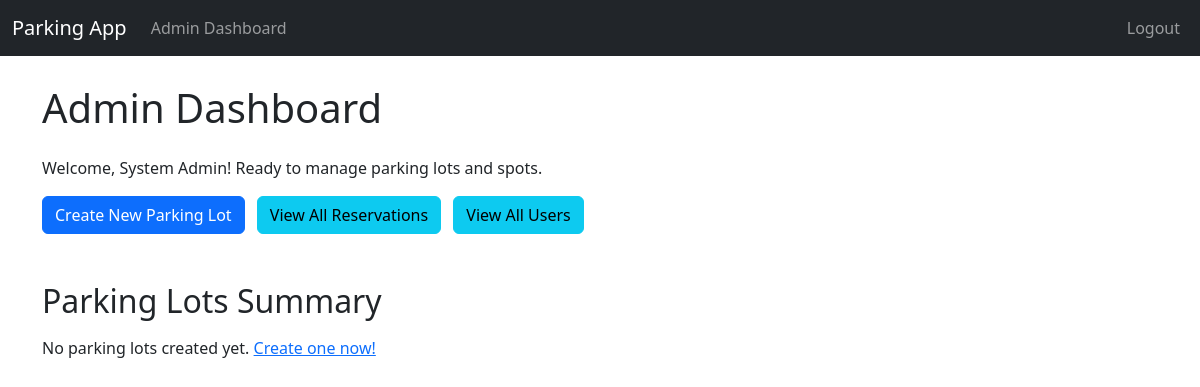
The app's page /admin_dashboard (signed in), older data.
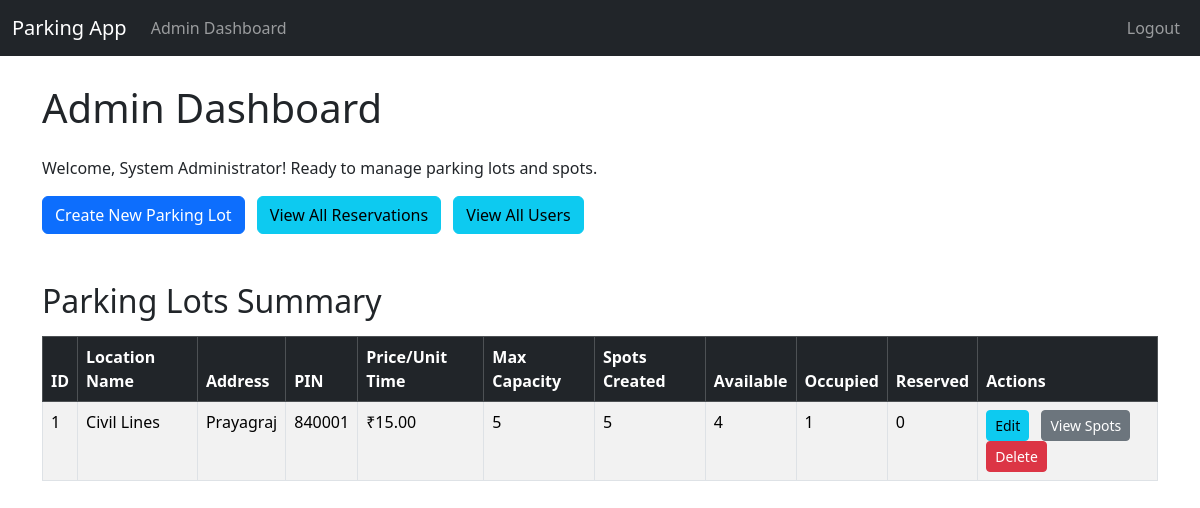
The same page, newer data.
### app.py (models this page shows, shortened)
class Admin(db.Model, UserMixin):
    id = db.Column(db.Integer, primary_key=True)
    email_id = db.Column(db.String(120), nullable=False, unique=True)
    password_hash = db.Column(db.String(255), nullable=False)
    fullname = db.Column(db.String(120))
    address = db.Column(db.String(200))
    pin_code = db.Column(db.String(10))

class ParkingLot(db.Model):
    id = db.Column(db.Integer,primary_key=True)
    prime_location_name = db.Column(db.String(120),nullable=False,unique=True)
    price_per_unit_time = db.Column(db.Float,nullable=False)
    address = db.Column(db.String(200),nullable=False)
    pin_code = db.Column(db.String(10),nullable=False)
    maximum_number_of_spots = db.Column(db.Integer,nullable=False)
    spots = db.relationship('ParkingSpot',backref = 'parking_lot', lazy = True, cascade = 'all, delete-orphan')

### app.py (the view)
@app.route('/admin_dashboard')
@login_required
def admin_dashboard():
    if not isinstance(current_user, Admin):
        flash('You must be administrator to access this page.','danger')
        return redirect(url_for('user_dashboard'))
    parking_lots = ParkingLot.query.all()
    lot_summaries = []
    for lot in parking_lots:
        total_spots_created = len(lot.spots)
        occupied_spots = len([s for s in lot.spots if s.status == 'occupied'])
        available_spots = len([s for s in lot.spots if s.status == 'available'])
        reserved_spots = len([s for s in lot.spots if s.status == 'reserved'])
        lot_summaries.append({
            'lot_id': lot.id,
            'prime_location_name': lot.prime_location_name,
            'address': lot.address,
            'maximum_number_of_spots': lot.maximum_number_of_spots,
            'total_spots_created': total_spots_created,
            'occupied_spots': occupied_spots,
            'available_spots': available_spots,
            'reserved_spots': reserved_spots,
            'price_per_unit_time': lot.price_per_unit_time,
            'pin_code': lot.pin_code
        })
    return render_template('admin_dashboard.html',lot_summaries=lot_summaries)

### app.py (called while the page is built)
@login_manager.user_loader
def load_user(user_id_str):
    if '_' in user_id_str:
        user_type, user_id = user_id_str.split('_',1)
        try:
            user_id=int(user_id)
        except ValueError:
            return None
        if user_type == 'user':
            return User.query.get(user_id)
        elif user_type == 'admin':
            return Admin.query.get(user_id)
    return None

### templates/admin_dashboard.html (shortened to what this page needs)
{% extends "base.html" %}
{% block content %}
    <h1 class="mb-4">Admin Dashboard</h1>
    <p>Welcome, {{ current_user.fullname }}! Ready to manage parking lots and spots.</p>
    <div class="row mb-4">
        <div class="col-md-6">
            <a href="{{ url_for('create_parking_lot') }}" class="btn btn-primary me-2">Create New Parking Lot</a>
            <a href="{{ url_for('admin_all_reservations') }}" class="btn btn-info me-2">View All Reservations</a>
            <a href="{{ url_for('admin_view_users') }}" class="btn btn-info">View All Users</a>
        </div>
    </div>
    <h2 class="mt-5 mb-3">Parking Lots Summary</h2>
    {% if lot_summaries %}
        <div class="table-responsive">
            <table class="table table-striped table-bordered">
                <thead class="table-dark">
                    <tr>
                        <th>ID</th>
                        <th>Location Name</th>
                        <th>Address</th>
                        <th>PIN</th>
                        <th>Price/Unit Time</th>
                        <th>Max Capacity</th>
                        <th>Spots Created</th>
                        <th>Available</th>
                        <th>Occupied</th>
                        <th>Reserved</th>
                        <th>Actions</th>
                    </tr>
                </thead>
                <tbody>
                    {% for lot in lot_summaries %}
                        <tr>
                            <td>{{ lot['lot_id'] }}</td>
                            <td>{{ lot['prime_location_name'] }}</td>
                            <td>{{ lot.address }}</td>
                            <td>{{ lot.pin_code }}</td>
                            <td>₹{{ "%.2f"|format(lot.price_per_unit_time) }}</td>
                            <td>{{ lot['maximum_number_of_spots'] }}</td>
                            <td>{{ lot['total_spots_created'] }}</td>
                            <td>{{ lot['available_spots'] }}</td>
                            <td>{{ lot['occupied_spots'] }}</td>
                            <td>{{ lot['reserved_spots'] }}</td>
                            <td>
                                <a href="{{url_for('edit_parking_lot', lot_id=lot['lot_id'])}}" class="btn btn-sm btn-info me-2">Edit</a>
                                <a href="{{url_for('view_parking_spot', lot_id=lot['lot_id'])}}" class="btn btn-sm btn-secondary me-2">View Spots</a>
                                <form action="{{url_for('delete_parking_lot', lot_id=lot['lot_id'])}}" method="POST" style="display:inline;" onsubmit="return confirm('Are you sure you want to delete this parking lot and all its associated spots and reservations?');">
                                    <button type="submit" class="btn btn-sm btn-danger">Delete</button>
                                </form>
                            </td>
                        </tr>
                    {% endfor %}
                </tbody>
            </table>
        </div>
    {% else %}
        <p>No parking lots created yet. <a href="{{url_for('create_parking_lot')}}">Create one now!</a></p>
    {% endif %}
{% endblock %}

### templates/base.html (shortened to what this page needs)
<!DOCTYPE html>
<html lang="en">
<head>
    <link rel="stylesheet" href="https://cdn.jsdelivr.net/npm/bootstrap@5.3.3/dist/css/bootstrap.min.css">
</head>
<body>
    <nav class="navbar navbar-expand-lg navbar-dark bg-dark fixed-top">
        <div class="container-fluid">
            <a class="navbar-brand" href="{{url_for('home')}}">Parking App</a>
            <div class="collapse navbar-collapse" id="navbarNav">
                <ul class="navbar-nav me-auto mb-2 mb-lg-0">
                    {% if current_user.is_authenticated %}
                        {% if current_user.__tablename__=='admin' %}
                            <li class="nav-item">
                                <a class="nav-link" href="{{ url_for('admin_dashboard')}}">Admin Dashboard</a>
                            </li>
                        {% else %}
                            <li class="nav-item">
                                <a class="nav-link" href="{{ url_for('user_dashboard')}}">User Dashboard</a>
                            </li>
                        {% endif %}
                    {% endif %}
                </ul>
                <ul class="navbar-nav ms-auto">
                    {% if current_user.is_authenticated %}
                        <li class="nav-item">
                                <a class="nav-link" href="{{ url_for('logout')}}">Logout</a>
                        </li>
                    {% endif %}
                </ul>
            </div>
        </div>
    </nav>
    <div class="container mt-4">
        {% block content %}{% endblock %}
    </div>
</body>
</html>

### templates/base.html (style rules this page uses)
body { padding-top:60px; }

Row changes from the older to the newer data that the page shows:
changed Admin: fullname "System Admin" → "System Administrator"
added ParkingLot: lot_id "1", prime_location_name "Civil Lines", address "Prayagraj", pin_code "840001", price_per_unit_time "15.00", maximum_number_of_spots "5", total_spots_created "5", available_spots "4", occupied_spots "1", reserved_spots "0"
Text that changed along with them:
text no longer shown: "No parking lots created yet. Create one now!"
text now shown: "ID Location Name Address PIN Price/Unit Time Max Capacity Spots Created Available Occupied Reserved Actions"
